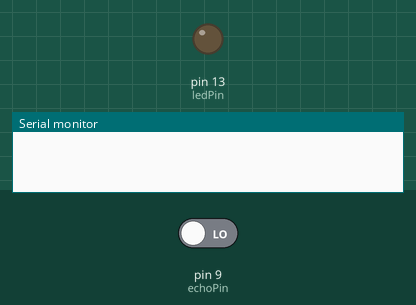
Recording of a sketch running on a simulated Arduino Uno, built with avr-gcc and run on an emulated ATmega328P. Shown: output pins drawn as LEDs (lit = HIGH), the last lines printed to the serial monitor. The test bench sets the inputs (shaded band); at power-on: pin 9 (echoPin) LOW. Pins used as bus, display or sensor lines are not drawn.

Above: at 0.7 s.
At 2.3 s:
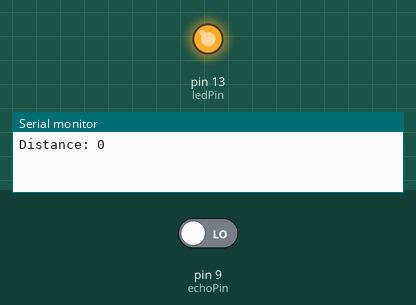
Timing chart, 0 to 3.7 s (numbered marks = the images above):
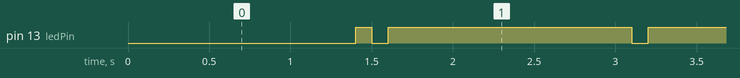

The sketch:

UltraSonicSensorCodeCompliance.ino
```cpp
const int trigPin = 10;
const int echoPin = 9;
int ledPin = 13;
// defines variables
long duration;
int distance;
void setup() {
  pinMode(trigPin, OUTPUT); // Sets the trigPin as an Output
  pinMode(echoPin, INPUT); // Sets the echoPin as an Input
  pinMode(ledPin, OUTPUT);
  Serial.begin(9600); // Starts the serial communication
}
void loop() {
  // Clears the trigPin
  digitalWrite(trigPin, LOW);
  delay(200);
  // Sets the trigPin on HIGH state for 10 micro seconds
  digitalWrite(trigPin, HIGH);
  delay(200);
  digitalWrite(trigPin, LOW);
  // Reads the echoPin, returns the sound wave travel time in microseconds
  duration = pulseIn(echoPin, HIGH);
  // Calculating the distance
  distance = duration * 0.034 / 2;
  Serial.print("Distance: ");
  Serial.println(distance);

  int blinkDelay;
  //declare var for blinkDelay
  if (distance <= 10) {
    blinkDelay = 100;
  }
  else {
    blinkDelay = 600;
  }

  digitalWrite(ledPin, HIGH);
  delay(blinkDelay);
  digitalWrite(ledPin, LOW);
  delay(blinkDelay);
  digitalWrite(ledPin, HIGH);


  // if (distance < 10.5) {
  //   Serial.print("Distance: ");
  //   Serial.println(distance);

  //   //make the in built led blink
  //   digitalWrite(ledPin, HIGH);
  //   delay(200);
  //   digitalWrite(ledPin, LOW);
  //   delay(200);
  //   digitalWrite(ledPin, HIGH);
  // }
  //   Serial.print("Distance: ");
  //   Serial.println(distance);
  //   digitalWrite(ledPin, HIGH);
  //   delay(500);
  //   digitalWrite(ledPin, LOW);
  //   delay(500);
  //   digitalWrite(ledPin, HIGH);

}
```

Measured:
- by itself, pin 13 (ledPin): repeats every 1.6 s: LOW 0.10 s, HIGH 1.5 s
- by itself, everything shown: repeats every 46.4 s, in 58 steps
